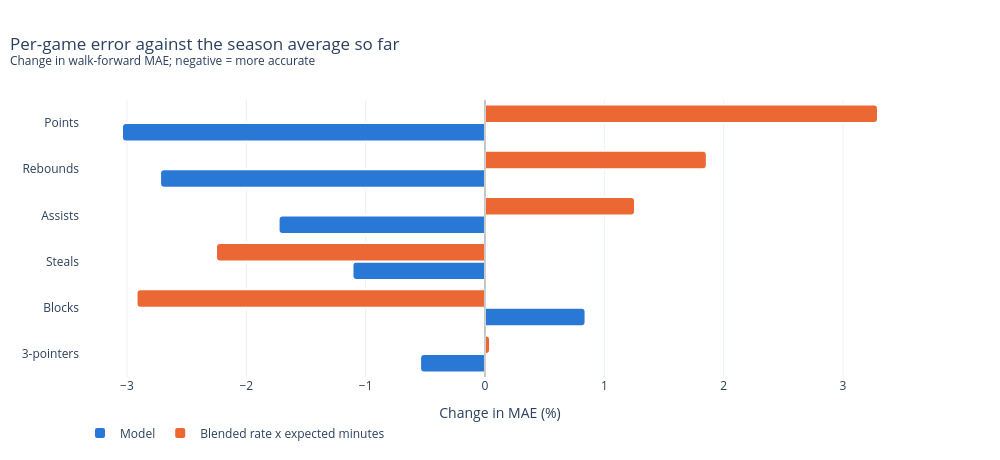

The code cell stored with this chart in its notebook:
### Markdown cell above
## Accuracy

### Code cell
ev = evaluate(preds)
plot_mae(ev).show()

### Figure 1 — Plotly figure (JSON) as saved in the notebook; plotly's stock layout.template omitted (floating-point values rounded to 4 significant figures)
{"data": [{"customdata": [[0.8103, 0.8147], [0.5131, 0.5088], [0.69, 0.6978], [1.269, 1.292], [1.881, 1.933], [4.423, 4.562]], "hovertemplate": "<b>Model</b><br>%{y}: MAE %{customdata[0]:.3f} vs. %{customdata[1]:.3f} (%{x:+.1f}%)<extra></extra>", "marker": {"color": "#2a78d6", "cornerradius": 4, "line": {"color": "white", "width": 2}}, "name": "Model", "orientation": "h", "type": "bar", "x": [-0.5436, 0.8428, -1.11, -1.729, -2.722, -3.041], "y": ["3-pointers", "Blocks", "Steals", "Assists", "Rebounds", "Points"]}, {"customdata": [[0.8151, 0.8147], [0.494, 0.5088], [0.682, 0.6978], [1.308, 1.292], [1.969, 1.933], [4.712, 4.562]], "hovertemplate": "<b>Blended rate x expected minutes</b><br>%{y}: MAE %{customdata[0]:.3f} vs. %{customdata[1]:.3f} (%{x:+.1f}%)<extra></extra>", "marker": {"color": "#eb6834", "cornerradius": 4, "line": {"color": "white", "width": 2}}, "name": "Blended rate x expected minutes", "orientation": "h", "type": "bar", "x": [0.04248, -2.92, -2.254, 1.257, 1.859, 3.293], "y": ["3-pointers", "Blocks", "Steals", "Assists", "Rebounds", "Points"]}], "layout": {"barmode": "group", "height": 460, "hoverlabel": {"bgcolor": "white"}, "legend": {"orientation": "h", "traceorder": "normal", "x": 0, "y": -0.15}, "shapes": [{"line": {"color": "#9a9a9a", "width": 1}, "type": "line", "x0": 0, "x1": 0, "xref": "x", "y0": 0, "y1": 1, "yref": "y domain"}], "title": {"text": "Per-game error against the season average so far<br><sup>Change in walk-forward MAE; negative = more accurate</sup>", "x": 0.01}, "width": 1000, "xaxis": {"title": {"text": "Change in MAE (%)"}}}}
